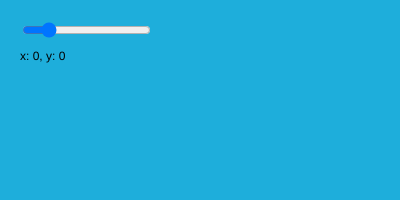
Frame 1 (no input)
Frame 60 (no input): identical to frame 1, image omitted
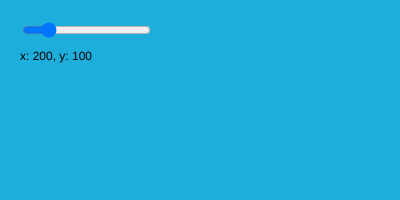
Frame 120 (the mouse pressed at the canvas centre since frame 60)

The p5.js sketch that drew these frames (run headless with seeded random() and noise() and a simulated clock; from frame 60 on, the mouse is pressed at the canvas centre):

// p5.js sketch
// ── sketch.js
/*

I denne skitse ser du en masse eksempler på hvordan man kan oprette og manipulere HTML sidens DOM med p5.js

En DOM (document object model) for en HTML side, er alle de elementer der er på siden. Hvis du åbner index.html kan du imidlertid se, at der er en tom body. 

Og det skyldes at vi i denne skitse bruger javascript - nærmere bestemt biblioteket p5.js - til at oprette og manipulere sidens HTML elementer. 

Denne skitse bygger udelukkende på metoder fra p5 add'on biblioteket p5 DOM. 

Brug referencen her: https://p5js.org/reference/#/libraries/p5.dom

Eller følg denne tutorial, hvis du er sat helt af: https://github.com/processing/p5.js/wiki/Beyond-the-canvas
*/

//Det er en god vane at oprette variable til sine elementer, så man kan manipulere dem senere
// I dette eksempel har jeg valgt følgende elementer - se selv om du kan oprette flere

let h, p, div, input, button, select, link, slider, canvas;

function setup() {
    //Se referencen for alle create metoderne og deres parametre. CreateElement er generisk, og kan bruges i stedet for alle de andre hvis man har lyst til det
    h = createElement('h1', 'UI med p5.js DOM');

    p = createP('Her er en paragraf');
    div = createDiv();
    p.parent(div);
    //hvis du åbner html siden, kan du se at paragraffen, p "bor" inde i div'en div. Det er et meget grundlæggende eksempel på hvordan en html DOM er bygget op

    input = createInput();
    //med .attribute() kan man tilføje attributter til DOM elementer, fx
    input.attribute('placeholder', 'Skriv noget');
    //og med style() kan man tilføje styles...
    input.style('font-size', '2em');
    //Det er imidlertid sundere at sætte styling op som klasser og id'er
    input.addClass('stor-text')
    //og så lave en klasse i sit style-sheet, der hedder stor-text

    //knapper oprettes med createButton()
    button = createButton('Tryk her');
    //Og denne knap styles ved hjælp af en klasse i stylesheetet - åbn style.css
    button.addClass('blue');
    //Typisk er knapper til for at blive trykket på, for eksempel kan vi putte teksten i inputfeltet ind i paragraffen fra før
    button.mousePressed(function () {
        p.html(input.value());
    });

    //hvis vi vil have et hurtigt html element til layout uden variabel, kan vi altid oprette dem on the fly:
    createSpan('<br/><br/><hr/><br/>');

    //En select oprettes sådan her:
    select = createSelect();
    select.option('vælg');
    select.option('pærer');
    select.option('bananer');
    select.option('æbler');
    //.changed() er et event, som fyres når man vælger i select'en
    select.changed(function () {
        p.html('Du valgte ' + select.value());
    });

    //links laver vi med createA
    createA('http://p5js.org/', 'her er et link til p5');

    //hvis vi vil have et hurtigt html element til layout uden variabel, kan vi altid oprette dem on the fly:
    createSpan('<br/><br/><hr/><br/>');

    //Indtil videre har vi ikke haft et canvas 
    canvas = createCanvas(400, 200);
    background('#1EAEDB');
    //Som du ser dukker det automatisk op, der hvor vi er "nået til" i DOM strukturen
    //normalt laver vi derfor et canvas først for at sikre os at sidens koordinatsystem svarer til det  

    //Men hvad nu hvis vi ville lægge et DOM element ind over vores canvas midt i det hele?
    //Vi kunne lave en slider
    slider = createSlider(0,300);
    //men denne linje vil lægge slideres position i forhold til siden
    slider.position(20, 20);

    //derfor er vi nødt til at bruge lidt mere avanceret html DOM manipulation
    //først skal vi have fat i det egentlige html element, som canvas er i index.html
    //p5 har en funktion til det - elt
    //derefter kan vi bruge standard javascript metoder på elementet - for eksempel denne
    let canvasRect = canvas.elt.getBoundingClientRect();
    createP("Her er canvas øverte venstre hjørne nu: " + canvasRect.left + ", " + canvasRect.top);

    //og så kan vi sætte vores slider rigtigt
    slider.position(20 + canvasRect.left, 20 + canvasRect.top);

    //Slideren reagerer forresten også med en event - input er konstant, mens changed er når man slipper noget igen eller trykekr enter 
    slider.input(function(){
        p.html(slider.value());
    });
    //hvis vi vil have et hurtigt html element til layout uden variabel, kan vi altid oprette dem on the fly:
    createSpan('<br/><br/><hr/><h5>Mus og tastaturinput</h5><br/>');

    //Lad os til sidst se på mus og tastatur input - eftersom dette er værdier der hele tiden ændrer sig, er det sjovest at arbejde med dem i draw
}


function draw() {
    background('#1EAEDB');

    //Aflæs mus og skriv direkte på skærmen med p5 funktionen text() 
    text("x: " + mouseX + ", y: " + mouseY, 20, 60);


}

//keyPressed er en metode vi "arver" fra p5. Dvs vi kan overtage den ved at implementere den med samme navn, som nedenfor:
function keyPressed() {
    if (keyCode === LEFT_ARROW) {
      slider.value(0);
      p.html("Du trykkede på pil venstre, sætter slider value min");
    } else if (keyCode === RIGHT_ARROW) {
        slider.value(300);
        p.html("Du trykkede på pil højre, sætter slider value max");
    }else{
        p.html("Du trykkede på " + keyCode);
    }
  }
// ── style.css
body {
    padding: 0; 
    width:80%;
    margin: auto;
} 

canvas {
    vertical-align: top;
}

button.blue {
    color: #FFF;
    background-color: #1EAEDB;
    border-color: #1EAEDB;  
    font-size:2em;
    margin-left:12px;
    border-radius:6px;
    cursor: pointer;  
}
